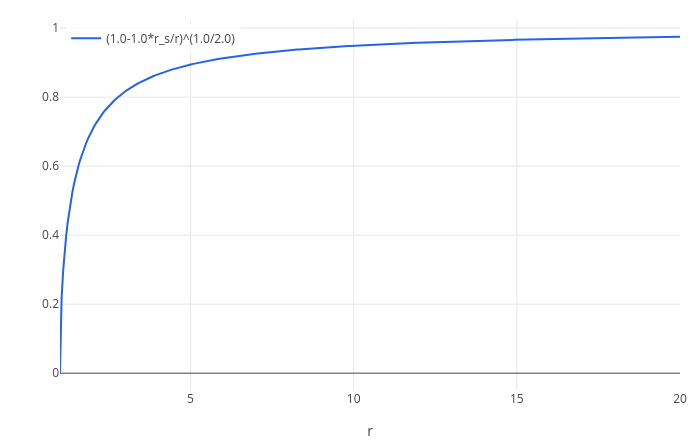

Notebook source saved alongside this figure:
### Markdown cell above
so $d\tau = \sqrt{1 - r_s/r}\;dt$. Clocks deeper down tick slower. Light climbing out of the potential arrives with its
frequency lowered by the same factor: the **gravitational redshift**,

$$\frac{f_\text{received}}{f_\text{emitted}} = \sqrt{\frac{1 - r_s/r_\text{emit}}{1 - r_s/r_\text{receive}}} \approx 1 - \frac{GM}{c^2}\left(\frac{1}{r_\text{emit}} - \frac{1}{r_\text{receive}}\right)$$

Here is $\sqrt{1 - r_s/r}$, the rate of a clock at $r$ relative to one far away:

### Code cell
r_s = 1;
plot(sqrt(1 - r_s/r), r, 1, 20)

### Figure 1 — Plotly figure (JSON) as saved in the notebook; plotly's stock layout.template omitted (floating-point values rounded to 4 significant figures; data arrays with more than 128 entries replaced by an {"elided": "..."} marker saying what was removed)
{"data": [{"line": {"color": "#2563eb", "width": 2}, "mode": "lines", "name": "(1.0-1.0*r_s/r)^(1.0/2.0)", "type": "scatter", "x": {"elided": "402 float values"}, "y": {"elided": "402 float values"}}], "layout": {"height": 440, "legend": {"bgcolor": "rgba(255,255,255,0.8)", "x": 0.01, "y": 0.99}, "margin": {"b": 50, "l": 60, "r": 20, "t": 20}, "showlegend": true, "title": {"text": ""}, "width": 700, "xaxis": {"title": {"text": "r"}, "zeroline": true}, "yaxis": {"range": [-0.04873, 1.023], "title": {"text": ""}, "zeroline": true}}}
